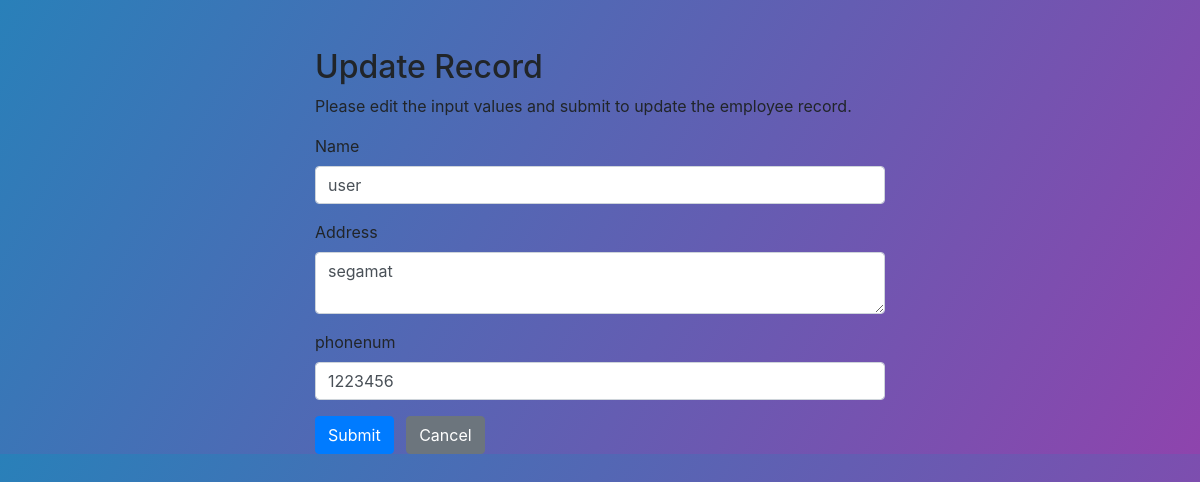
Page /MODULE1/update.php?userid=7 on the committed database.
### tables this page shows
CREATE TABLE `user` (
  `userid` int(50) NOT NULL,
  `username` varchar(50) NOT NULL,
  `password` varchar(50) NOT NULL,
  `usertype` varchar(50) NOT NULL,
  `address` varchar(100) NOT NULL,
  `phonenum` varchar(50) NOT NULL
);

### MODULE1/update.php (the view, shortened to what this page needs)
<?php
require_once "config.php";
$username = $address = $phonenum = "";
$username_err = $address_err = $phonenum_err = "";
if(isset($_POST["userid"]) && !empty($_POST["userid"])){
    $userid = $_POST["userid"];
    $input_username = trim($_POST["username"]);
    if(empty($input_username)){
        $username_err = "Please enter a name.";
    } elseif(!filter_var($input_username, FILTER_VALIDATE_REGEXP, array("options"=>array("regexp"=>"/^[a-zA-Z\s]+$/")))){
        $username_err = "Please enter a valid name.";
    } else{
        $username = $input_username;
    }
    $input_address = trim($_POST["address"]);
    if(empty($input_address)){
        $address_err = "Please enter an address.";
    } else{
        $address = $input_address;
    }
    $input_phonenum = trim($_POST["phonenum"]);
    if(empty($input_phonenum)){
        $phonenum_err = "Please enter the phonenum amount.";
    } elseif(!ctype_digit($input_phonenum)){
        $phonenum_err = "Please enter a positive integer value.";
    } else{
        $phonenum = $input_phonenum;
    }
    if(empty($username_err) && empty($address_err) && empty($phonenum_err)){
        $sql = "UPDATE user SET username=?, address=?, phonenum=? WHERE userid=?";
        if($stmt = mysqli_prepare($conn, $sql)){
            mysqli_stmt_bind_param($stmt, "sssi", $param_username, $param_address, $param_phonenum, $param_userid);
            $param_username = $username;
            $param_address = $address;
            $param_phonenum = $phonenum;
            $param_userid = $userid;
            if(mysqli_stmt_execute($stmt)){
                header("location: userlist.php");
                exit();
            } else{
                echo "Oops! Something went wrong. Please try again later.";
            }
        }
        mysqli_stmt_close($stmt);
    }
    mysqli_close($conn);
} else{
    if(isset($_GET["userid"]) && !empty(trim($_GET["userid"]))){
        $sql = "SELECT * FROM user WHERE userid = ?";
        if($stmt = mysqli_prepare($conn, $sql)){
            mysqli_stmt_bind_param($stmt, "i", $param_userid);
            if(mysqli_stmt_execute($stmt)){
                $result = mysqli_stmt_get_result($stmt);
                if(mysqli_num_rows($result) == 1){
                    $row = mysqli_fetch_array($result, MYSQLI_ASSOC);
                    $username = $row["username"];
                    $address = $row["address"];
                    $phonenum = $row["phonenum"];
                } else{
                    header("location: error.php");
                    exit();
                }
            } else{
                echo "Oops! Something went wrong. Please try again later.";
            }
        }
    }  else{
        header("location: error.php");
        exit();
    }
}
?>
<!DOCTYPE html>
<html lang="en">
<head>
    <link rel="stylesheet" href="https://stackpath.bootstrapcdn.com/bootstrap/4.5.2/css/bootstrap.min.css">
</head>
<body style="background:linear-gradient(120deg, #2980b9, #8e44ad);">
    <div class="wrapper">
        <div class="container-fluid">
            <div class="row">
                <div class="col-md-12">
                    <h2 class="mt-5">Update Record</h2>
                    <p>Please edit the input values and submit to update the employee record.</p>
                    <form action="<?php echo htmlspecialchars(basename($_SERVER['REQUEST_URI'])); ?>" method="post">
                        <div class="form-group">
                            <label>Name</label>
                            <input type="text" name="username" class="form-control <?php echo (!empty($username_err)) ? 'is-invalid' : ''; ?>" value="<?php echo $username; ?>">
                        </div>
                        <div class="form-group">
                            <label>Address</label>
                            <textarea name="address" class="form-control <?php echo (!empty($address_err)) ? 'is-invalid' : ''; ?>"><?php echo $address; ?></textarea>
                        </div>
                        <div class="form-group">
                            <label>phonenum</label>
                            <input type="text" name="phonenum" class="form-control <?php echo (!empty($phonenum_err)) ? 'is-invalid' : ''; ?>" value="<?php echo $phonenum; ?>">
                        </div>
                        <input type="submit" class="btn btn-primary" value="Submit">
                        <a href="userlist.php" class="btn btn-secondary ml-2">Cancel</a>
                    </form>
                </div>
            </div>
        </div>
    </div>
</body>
</html>

### MODULE1/update.php (style rules this page uses)
.wrapper { width: 600px; margin: 0 auto; }

### rows in the picture
user: username "user", address "segamat", phonenum "1223456"
